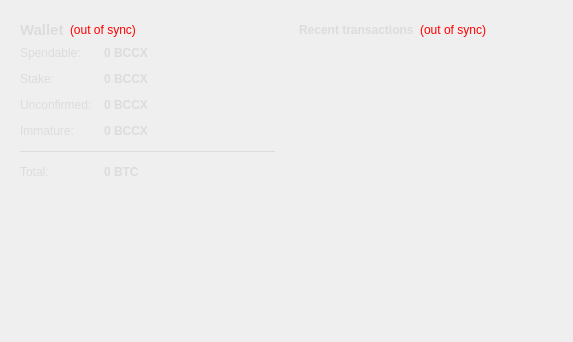
<?xml version="1.0" encoding="UTF-8"?>
<ui version="4.0">
 <class>OverviewPage</class>
 <widget class="QWidget" name="OverviewPage">
  <property name="geometry">
   <rect>
    <x>0</x>
    <y>0</y>
    <width>573</width>
    <height>342</height>
   </rect>
  </property>
  <property name="windowTitle">
   <string>Form</string>
  </property>
  <layout class="QHBoxLayout" name="horizontalLayout" stretch="1,1">
   <item>
    <layout class="QVBoxLayout" name="verticalLayout_2">
     <item>
      <widget class="QFrame" name="frame">
       <property name="focusPolicy">
        <enum>Qt::NoFocus</enum>
       </property>
       <property name="frameShape">
        <enum>QFrame::NoFrame</enum>
       </property>
       <property name="frameShadow">
        <enum>QFrame::Raised</enum>
       </property>
       <layout class="QVBoxLayout" name="verticalLayout_4">
        <item>
         <layout class="QHBoxLayout" name="horizontalLayout_4">
          <item>
           <widget class="QLabel" name="label_5">
            <property name="palette">
             <palette>
              <active>
               <colorrole role="WindowText">
                <brush brushstyle="SolidPattern">
                 <color alpha="255">
                  <red>220</red>
                  <green>220</green>
                  <blue>220</blue>
                 </color>
                </brush>
               </colorrole>
              </active>
              <inactive>
               <colorrole role="WindowText">
                <brush brushstyle="SolidPattern">
                 <color alpha="255">
                  <red>220</red>
                  <green>220</green>
                  <blue>220</blue>
                 </color>
                </brush>
               </colorrole>
              </inactive>
              <disabled>
               <colorrole role="WindowText">
                <brush brushstyle="SolidPattern">
                 <color alpha="255">
                  <red>190</red>
                  <green>190</green>
                  <blue>190</blue>
                 </color>
                </brush>
               </colorrole>
              </disabled>
             </palette>
            </property>
            <property name="font">
             <font>
              <pointsize>11</pointsize>
              <weight>75</weight>
              <bold>true</bold>
             </font>
            </property>
            <property name="text">
             <string>Wallet</string>
            </property>
           </widget>
          </item>
          <item>
           <widget class="QLabel" name="labelWalletStatus">
            <property name="toolTip">
             <string>The displayed information may be out of date. Your wallet automatically synchronizes with the bitconnectx network after a connection is established, but this process has not completed yet.</string>
            </property>
            <property name="styleSheet">
             <string notr="true">QLabel { color: red; }</string>
            </property>
            <property name="text">
             <string notr="true">(out of sync)</string>
            </property>
            <property name="alignment">
             <set>Qt::AlignLeading|Qt::AlignLeft|Qt::AlignVCenter</set>
            </property>
           </widget>
          </item>
          <item>
           <spacer name="horizontalSpacer_2">
            <property name="orientation">
             <enum>Qt::Horizontal</enum>
            </property>
            <property name="sizeHint" stdset="0">
             <size>
              <width>40</width>
              <height>20</height>
             </size>
            </property>
           </spacer>
          </item>
         </layout>
        </item>
        <item>
         <layout class="QFormLayout" name="formLayout_2">
          <property name="fieldGrowthPolicy">
           <enum>QFormLayout::AllNonFixedFieldsGrow</enum>
          </property>
          <property name="horizontalSpacing">
           <number>12</number>
          </property>
          <property name="verticalSpacing">
           <number>12</number>
          </property>
          <item row="0" column="0">
           <widget class="QLabel" name="label">
            <property name="palette">
             <palette>
              <active>
               <colorrole role="WindowText">
                <brush brushstyle="SolidPattern">
                 <color alpha="255">
                  <red>220</red>
                  <green>220</green>
                  <blue>220</blue>
                 </color>
                </brush>
               </colorrole>
              </active>
              <inactive>
               <colorrole role="WindowText">
                <brush brushstyle="SolidPattern">
                 <color alpha="255">
                  <red>220</red>
                  <green>220</green>
                  <blue>220</blue>
                 </color>
                </brush>
               </colorrole>
              </inactive>
              <disabled>
               <colorrole role="WindowText">
                <brush brushstyle="SolidPattern">
                 <color alpha="255">
                  <red>190</red>
                  <green>190</green>
                  <blue>190</blue>
                 </color>
                </brush>
               </colorrole>
              </disabled>
             </palette>
            </property>
            <property name="text">
             <string>Spendable:</string>
            </property>
           </widget>
          </item>
          <item row="0" column="1">
           <widget class="QLabel" name="labelBalance">
            <property name="palette">
             <palette>
              <active>
               <colorrole role="WindowText">
                <brush brushstyle="SolidPattern">
                 <color alpha="255">
                  <red>220</red>
                  <green>220</green>
                  <blue>220</blue>
                 </color>
                </brush>
               </colorrole>
              </active>
              <inactive>
               <colorrole role="WindowText">
                <brush brushstyle="SolidPattern">
                 <color alpha="255">
                  <red>220</red>
                  <green>220</green>
                  <blue>220</blue>
                 </color>
                </brush>
               </colorrole>
              </inactive>
              <disabled>
               <colorrole role="WindowText">
                <brush brushstyle="SolidPattern">
                 <color alpha="255">
                  <red>190</red>
                  <green>190</green>
                  <blue>190</blue>
                 </color>
                </brush>
               </colorrole>
              </disabled>
             </palette>
            </property>
            <property name="font">
             <font>
              <weight>75</weight>
              <bold>true</bold>
             </font>
            </property>
            <property name="cursor">
             <cursorShape>IBeamCursor</cursorShape>
            </property>
            <property name="toolTip">
             <string>Your current spendable balance</string>
            </property>
            <property name="text">
             <string notr="true">0 BCCX</string>
            </property>
            <property name="textInteractionFlags">
             <set>Qt::LinksAccessibleByMouse|Qt::TextSelectableByKeyboard|Qt::TextSelectableByMouse</set>
            </property>
           </widget>
          </item>
          <item row="1" column="0">
           <widget class="QLabel" name="label_6">
            <property name="palette">
             <palette>
              <active>
               <colorrole role="WindowText">
                <brush brushstyle="SolidPattern">
                 <color alpha="255">
                  <red>220</red>
                  <green>220</green>
                  <blue>220</blue>
                 </color>
                </brush>
               </colorrole>
              </active>
              <inactive>
               <colorrole role="WindowText">
                <brush brushstyle="SolidPattern">
                 <color alpha="255">
                  <red>220</red>
                  <green>220</green>
                  <blue>220</blue>
                 </color>
                </brush>
               </colorrole>
              </inactive>
              <disabled>
               <colorrole role="WindowText">
                <brush brushstyle="SolidPattern">
                 <color alpha="255">
                  <red>190</red>
                  <green>190</green>
                  <blue>190</blue>
                 </color>
                </brush>
               </colorrole>
              </disabled>
             </palette>
            </property>
            <property name="text">
             <string>Stake:</string>
            </property>
           </widget>
          </item>
          <item row="1" column="1">
           <widget class="QLabel" name="labelStake">
            <property name="palette">
             <palette>
              <active>
               <colorrole role="WindowText">
                <brush brushstyle="SolidPattern">
                 <color alpha="255">
                  <red>220</red>
                  <green>220</green>
                  <blue>220</blue>
                 </color>
                </brush>
               </colorrole>
              </active>
              <inactive>
               <colorrole role="WindowText">
                <brush brushstyle="SolidPattern">
                 <color alpha="255">
                  <red>220</red>
                  <green>220</green>
                  <blue>220</blue>
                 </color>
                </brush>
               </colorrole>
              </inactive>
              <disabled>
               <colorrole role="WindowText">
                <brush brushstyle="SolidPattern">
                 <color alpha="255">
                  <red>190</red>
                  <green>190</green>
                  <blue>190</blue>
                 </color>
                </brush>
               </colorrole>
              </disabled>
             </palette>
            </property>
            <property name="font">
             <font>
              <weight>75</weight>
              <bold>true</bold>
             </font>
            </property>
            <property name="cursor">
             <cursorShape>IBeamCursor</cursorShape>
            </property>
            <property name="toolTip">
             <string>Total of coins that was staked, and do not yet count toward the current balance</string>
            </property>
            <property name="text">
             <string notr="true">0 BCCX</string>
            </property>
            <property name="textInteractionFlags">
             <set>Qt::LinksAccessibleByMouse|Qt::TextSelectableByKeyboard|Qt::TextSelectableByMouse</set>
            </property>
           </widget>
          </item>
          <item row="2" column="0">
           <widget class="QLabel" name="label_3">
            <property name="palette">
             <palette>
              <active>
               <colorrole role="WindowText">
                <brush brushstyle="SolidPattern">
                 <color alpha="255">
                  <red>220</red>
                  <green>220</green>
                  <blue>220</blue>
                 </color>
                </brush>
               </colorrole>
              </active>
              <inactive>
               <colorrole role="WindowText">
                <brush brushstyle="SolidPattern">
                 <color alpha="255">
                  <red>220</red>
                  <green>220</green>
                  <blue>220</blue>
                 </color>
                </brush>
               </colorrole>
              </inactive>
              <disabled>
               <colorrole role="WindowText">
                <brush brushstyle="SolidPattern">
                 <color alpha="255">
                  <red>190</red>
                  <green>190</green>
                  <blue>190</blue>
                 </color>
                </brush>
               </colorrole>
              </disabled>
             </palette>
            </property>
            <property name="text">
             <string>Unconfirmed:</string>
            </property>
           </widget>
          </item>
          <item row="2" column="1">
           <widget class="QLabel" name="labelUnconfirmed">
            <property name="palette">
             <palette>
              <active>
               <colorrole role="WindowText">
                <brush brushstyle="SolidPattern">
                 <color alpha="255">
                  <red>220</red>
                  <green>220</green>
                  <blue>220</blue>
                 </color>
                </brush>
               </colorrole>
              </active>
              <inactive>
               <colorrole role="WindowText">
                <brush brushstyle="SolidPattern">
                 <color alpha="255">
                  <red>220</red>
                  <green>220</green>
                  <blue>220</blue>
                 </color>
                </brush>
               </colorrole>
              </inactive>
              <disabled>
               <colorrole role="WindowText">
                <brush brushstyle="SolidPattern">
                 <color alpha="255">
                  <red>190</red>
                  <green>190</green>
                  <blue>190</blue>
                 </color>
                </brush>
               </colorrole>
              </disabled>
             </palette>
            </property>
            <property name="font">
             <font>
              <weight>75</weight>
              <bold>true</bold>
             </font>
            </property>
            <property name="cursor">
             <cursorShape>IBeamCursor</cursorShape>
            </property>
            <property name="toolTip">
             <string>Total of transactions that have yet to be confirmed, and do not yet count toward the current balance</string>
            </property>
            <property name="text">
             <string notr="true">0 BCCX</string>
            </property>
            <property name="textInteractionFlags">
             <set>Qt::LinksAccessibleByMouse|Qt::TextSelectableByKeyboard|Qt::TextSelectableByMouse</set>
            </property>
           </widget>
          </item>
          <item row="3" column="0">
           <widget class="QLabel" name="labelImmatureText">
            <property name="palette">
             <palette>
              <active>
               <colorrole role="WindowText">
                <brush brushstyle="SolidPattern">
                 <color alpha="255">
                  <red>220</red>
                  <green>220</green>
                  <blue>220</blue>
                 </color>
                </brush>
               </colorrole>
              </active>
              <inactive>
               <colorrole role="WindowText">
                <brush brushstyle="SolidPattern">
                 <color alpha="255">
                  <red>220</red>
                  <green>220</green>
                  <blue>220</blue>
                 </color>
                </brush>
               </colorrole>
              </inactive>
              <disabled>
               <colorrole role="WindowText">
                <brush brushstyle="SolidPattern">
                 <color alpha="255">
                  <red>190</red>
                  <green>190</green>
                  <blue>190</blue>
                 </color>
                </brush>
               </colorrole>
              </disabled>
             </palette>
            </property>
            <property name="text">
             <string>Immature:</string>
            </property>
           </widget>
          </item>
          <item row="3" column="1">
           <widget class="QLabel" name="labelImmature">
            <property name="palette">
             <palette>
              <active>
               <colorrole role="WindowText">
                <brush brushstyle="SolidPattern">
                 <color alpha="255">
                  <red>220</red>
                  <green>220</green>
                  <blue>220</blue>
                 </color>
                </brush>
               </colorrole>
              </active>
              <inactive>
               <colorrole role="WindowText">
                <brush brushstyle="SolidPattern">
                 <color alpha="255">
                  <red>220</red>
                  <green>220</green>
                  <blue>220</blue>
                 </color>
                </brush>
               </colorrole>
              </inactive>
              <disabled>
               <colorrole role="WindowText">
                <brush brushstyle="SolidPattern">
                 <color alpha="255">
                  <red>190</red>
                  <green>190</green>
                  <blue>190</blue>
                 </color>
                </brush>
               </colorrole>
              </disabled>
             </palette>
            </property>
            <property name="font">
             <font>
              <weight>75</weight>
              <bold>true</bold>
             </font>
            </property>
            <property name="toolTip">
             <string>Mined balance that has not yet matured</string>
            </property>
            <property name="text">
             <string notr="true">0 BCCX</string>
            </property>
            <property name="textInteractionFlags">
             <set>Qt::LinksAccessibleByMouse|Qt::TextSelectableByKeyboard|Qt::TextSelectableByMouse</set>
            </property>
           </widget>
          </item>
          <item row="4" column="0" colspan="2">
           <widget class="Line" name="line">
            <property name="palette">
             <palette>
              <active>
               <colorrole role="WindowText">
                <brush brushstyle="SolidPattern">
                 <color alpha="255">
                  <red>220</red>
                  <green>220</green>
                  <blue>220</blue>
                 </color>
                </brush>
               </colorrole>
              </active>
              <inactive>
               <colorrole role="WindowText">
                <brush brushstyle="SolidPattern">
                 <color alpha="255">
                  <red>220</red>
                  <green>220</green>
                  <blue>220</blue>
                 </color>
                </brush>
               </colorrole>
              </inactive>
              <disabled>
               <colorrole role="WindowText">
                <brush brushstyle="SolidPattern">
                 <color alpha="255">
                  <red>190</red>
                  <green>190</green>
                  <blue>190</blue>
                 </color>
                </brush>
               </colorrole>
              </disabled>
             </palette>
            </property>
            <property name="frameShadow">
             <enum>QFrame::Plain</enum>
            </property>
            <property name="orientation">
             <enum>Qt::Horizontal</enum>
            </property>
           </widget>
          </item>
          <item row="5" column="0">
           <widget class="QLabel" name="labelTotalText">
            <property name="palette">
             <palette>
              <active>
               <colorrole role="WindowText">
                <brush brushstyle="SolidPattern">
                 <color alpha="255">
                  <red>220</red>
                  <green>220</green>
                  <blue>220</blue>
                 </color>
                </brush>
               </colorrole>
              </active>
              <inactive>
               <colorrole role="WindowText">
                <brush brushstyle="SolidPattern">
                 <color alpha="255">
                  <red>220</red>
                  <green>220</green>
                  <blue>220</blue>
                 </color>
                </brush>
               </colorrole>
              </inactive>
              <disabled>
               <colorrole role="WindowText">
                <brush brushstyle="SolidPattern">
                 <color alpha="255">
                  <red>190</red>
                  <green>190</green>
                  <blue>190</blue>
                 </color>
                </brush>
               </colorrole>
              </disabled>
             </palette>
            </property>
            <property name="text">
             <string>Total:</string>
            </property>
           </widget>
          </item>
          <item row="5" column="1">
           <widget class="QLabel" name="labelTotal">
            <property name="palette">
             <palette>
              <active>
               <colorrole role="WindowText">
                <brush brushstyle="SolidPattern">
                 <color alpha="255">
                  <red>220</red>
                  <green>220</green>
                  <blue>220</blue>
                 </color>
                </brush>
               </colorrole>
              </active>
              <inactive>
               <colorrole role="WindowText">
                <brush brushstyle="SolidPattern">
                 <color alpha="255">
                  <red>220</red>
                  <green>220</green>
                  <blue>220</blue>
                 </color>
                </brush>
               </colorrole>
              </inactive>
              <disabled>
               <colorrole role="WindowText">
                <brush brushstyle="SolidPattern">
                 <color alpha="255">
                  <red>190</red>
                  <green>190</green>
                  <blue>190</blue>
                 </color>
                </brush>
               </colorrole>
              </disabled>
             </palette>
            </property>
            <property name="font">
             <font>
              <weight>75</weight>
              <bold>true</bold>
             </font>
            </property>
            <property name="cursor">
             <cursorShape>IBeamCursor</cursorShape>
            </property>
            <property name="toolTip">
             <string>Your current total balance</string>
            </property>
            <property name="text">
             <string notr="true">0 BTC</string>
            </property>
            <property name="textInteractionFlags">
             <set>Qt::LinksAccessibleByMouse|Qt::TextSelectableByKeyboard|Qt::TextSelectableByMouse</set>
            </property>
           </widget>
          </item>
         </layout>
        </item>
       </layout>
      </widget>
     </item>
     <item>
      <spacer name="verticalSpacer">
       <property name="orientation">
        <enum>Qt::Vertical</enum>
       </property>
       <property name="sizeHint" stdset="0">
        <size>
         <width>20</width>
         <height>40</height>
        </size>
       </property>
      </spacer>
     </item>
    </layout>
   </item>
   <item>
    <layout class="QVBoxLayout" name="verticalLayout_3">
     <item>
      <widget class="QFrame" name="frame_2">
       <property name="frameShape">
        <enum>QFrame::NoFrame</enum>
       </property>
       <property name="frameShadow">
        <enum>QFrame::Raised</enum>
       </property>
       <layout class="QVBoxLayout" name="verticalLayout">
        <item>
         <layout class="QHBoxLayout" name="horizontalLayout_2">
          <item>
           <widget class="QLabel" name="label_4">
            <property name="palette">
             <palette>
              <active>
               <colorrole role="WindowText">
                <brush brushstyle="SolidPattern">
                 <color alpha="255">
                  <red>220</red>
                  <green>220</green>
                  <blue>220</blue>
                 </color>
                </brush>
               </colorrole>
              </active>
              <inactive>
               <colorrole role="WindowText">
                <brush brushstyle="SolidPattern">
                 <color alpha="255">
                  <red>220</red>
                  <green>220</green>
                  <blue>220</blue>
                 </color>
                </brush>
               </colorrole>
              </inactive>
              <disabled>
               <colorrole role="WindowText">
                <brush brushstyle="SolidPattern">
                 <color alpha="255">
                  <red>190</red>
                  <green>190</green>
                  <blue>190</blue>
                 </color>
                </brush>
               </colorrole>
              </disabled>
             </palette>
            </property>
            <property name="text">
             <string>&lt;b&gt;Recent transactions&lt;/b&gt;</string>
            </property>
           </widget>
          </item>
          <item>
           <widget class="QLabel" name="labelTransactionsStatus">
            <property name="toolTip">
             <string>The displayed information may be out of date. Your wallet automatically synchronizes with the bitconnectx network after a connection is established, but this process has not completed yet.</string>
            </property>
            <property name="styleSheet">
             <string notr="true">QLabel { color: red; }</string>
            </property>
            <property name="text">
             <string notr="true">(out of sync)</string>
            </property>
            <property name="alignment">
             <set>Qt::AlignRight|Qt::AlignTrailing|Qt::AlignVCenter</set>
            </property>
           </widget>
          </item>
          <item>
           <spacer name="horizontalSpacer">
            <property name="orientation">
             <enum>Qt::Horizontal</enum>
            </property>
            <property name="sizeHint" stdset="0">
             <size>
              <width>40</width>
              <height>20</height>
             </size>
            </property>
           </spacer>
          </item>
         </layout>
        </item>
        <item>
         <widget class="QListView" name="listTransactions">
          <property name="palette">
           <palette>
            <active>
             <colorrole role="WindowText">
              <brush brushstyle="SolidPattern">
               <color alpha="255">
                <red>220</red>
                <green>220</green>
                <blue>220</blue>
               </color>
              </brush>
             </colorrole>
             <colorrole role="Button">
              <brush brushstyle="SolidPattern">
               <color alpha="0">
                <red>0</red>
                <green>0</green>
                <blue>0</blue>
               </color>
              </brush>
             </colorrole>
             <colorrole role="Text">
              <brush brushstyle="SolidPattern">
               <color alpha="255">
                <red>220</red>
                <green>220</green>
                <blue>220</blue>
               </color>
              </brush>
             </colorrole>
             <colorrole role="Base">
              <brush brushstyle="NoBrush">
               <color alpha="255">
                <red>0</red>
                <green>0</green>
                <blue>0</blue>
               </color>
              </brush>
             </colorrole>
             <colorrole role="Window">
              <brush brushstyle="SolidPattern">
               <color alpha="0">
                <red>0</red>
                <green>0</green>
                <blue>0</blue>
               </color>
              </brush>
             </colorrole>
            </active>
            <inactive>
             <colorrole role="WindowText">
              <brush brushstyle="SolidPattern">
               <color alpha="255">
                <red>220</red>
                <green>220</green>
                <blue>220</blue>
               </color>
              </brush>
             </colorrole>
             <colorrole role="Button">
              <brush brushstyle="SolidPattern">
               <color alpha="0">
                <red>0</red>
                <green>0</green>
                <blue>0</blue>
               </color>
              </brush>
             </colorrole>
             <colorrole role="Text">
              <brush brushstyle="SolidPattern">
               <color alpha="255">
                <red>220</red>
                <green>220</green>
                <blue>220</blue>
               </color>
              </brush>
             </colorrole>
             <colorrole role="Base">
              <brush brushstyle="NoBrush">
               <color alpha="255">
                <red>0</red>
                <green>0</green>
                <blue>0</blue>
               </color>
              </brush>
             </colorrole>
             <colorrole role="Window">
              <brush brushstyle="SolidPattern">
               <color alpha="0">
                <red>0</red>
                <green>0</green>
                <blue>0</blue>
               </color>
              </brush>
             </colorrole>
            </inactive>
            <disabled>
             <colorrole role="WindowText">
              <brush brushstyle="SolidPattern">
               <color alpha="255">
                <red>190</red>
                <green>190</green>
                <blue>190</blue>
               </color>
              </brush>
             </colorrole>
             <colorrole role="Button">
              <brush brushstyle="SolidPattern">
               <color alpha="0">
                <red>0</red>
                <green>0</green>
                <blue>0</blue>
               </color>
              </brush>
             </colorrole>
             <colorrole role="Text">
              <brush brushstyle="SolidPattern">
               <color alpha="255">
                <red>190</red>
                <green>190</green>
                <blue>190</blue>
               </color>
              </brush>
             </colorrole>
             <colorrole role="Base">
              <brush brushstyle="NoBrush">
               <color alpha="255">
                <red>0</red>
                <green>0</green>
                <blue>0</blue>
               </color>
              </brush>
             </colorrole>
             <colorrole role="Window">
              <brush brushstyle="SolidPattern">
               <color alpha="0">
                <red>0</red>
                <green>0</green>
                <blue>0</blue>
               </color>
              </brush>
             </colorrole>
            </disabled>
           </palette>
          </property>
          <property name="styleSheet">
           <string notr="true">QListView { background: transparent; }</string>
          </property>
          <property name="frameShape">
           <enum>QFrame::NoFrame</enum>
          </property>
          <property name="verticalScrollBarPolicy">
           <enum>Qt::ScrollBarAlwaysOff</enum>
          </property>
          <property name="horizontalScrollBarPolicy">
           <enum>Qt::ScrollBarAlwaysOff</enum>
          </property>
          <property name="selectionMode">
           <enum>QAbstractItemView::NoSelection</enum>
          </property>
         </widget>
        </item>
       </layout>
      </widget>
     </item>
     <item>
      <spacer name="verticalSpacer_2">
       <property name="orientation">
        <enum>Qt::Vertical</enum>
       </property>
       <property name="sizeHint" stdset="0">
        <size>
         <width>20</width>
         <height>40</height>
        </size>
       </property>
      </spacer>
     </item>
    </layout>
   </item>
  </layout>
 </widget>
 <resources/>
 <connections/>
</ui>
